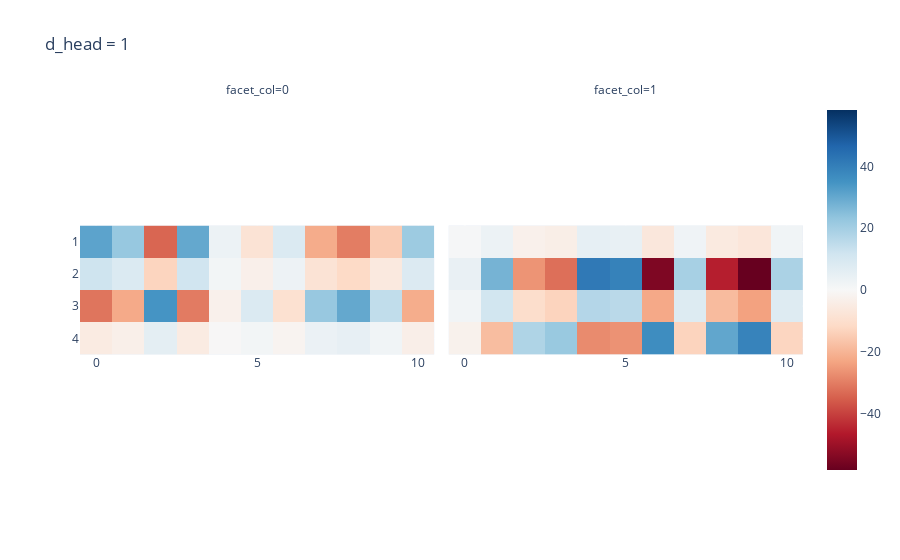
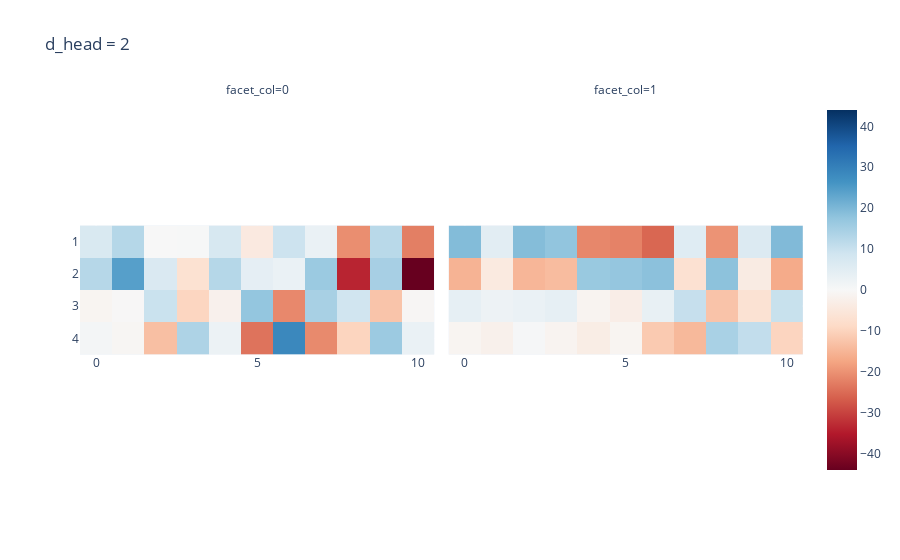
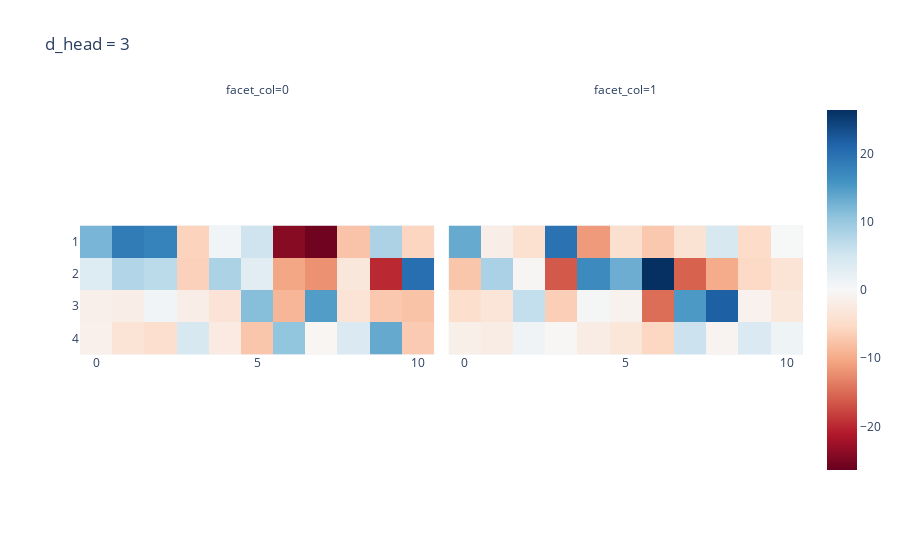
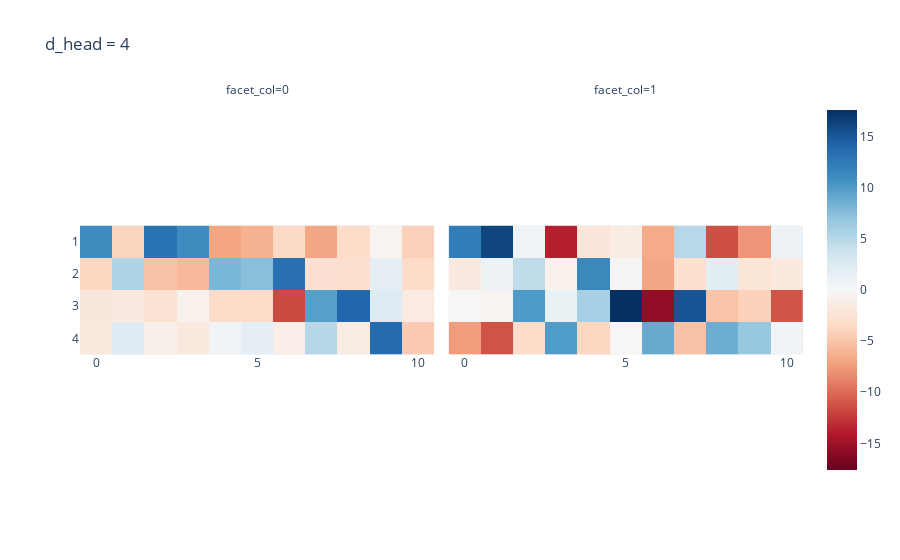

Here is the notebook cell these charts were saved with, in order:
### Code cell
for dh in [1,2,3,4,5]:
    pre_trained = models[dh]
    head_outputs = t.zeros((model_config.n_heads, model_config.n_ctx, model_config.d_vocab))

    ## getting DLA from each token to each possible continuation
    for i in range(1,5):
        seq = [i,0]
        X = t.Tensor(seq).unsqueeze(0).int()
        for head in range(model_config.n_heads):
            temp = get_head_to_resid(pre_trained, pre_trained.activation_cache, head, X)
            temp = get_head_to_logits(pre_trained, temp)
            #print(head_outputs[head, i-1].shape, temp[0,-1].shape)
            head_outputs[head, i-1,:] = temp[0,-1,:]
    
    seq = [1,2,3,4,0]
    keys = seq[:-1]
    X = t.Tensor(seq).unsqueeze(0).int()
    logits = pre_trained(X)
    scores = pre_trained.activation_cache['hook_attn_scores'][0]
    rankings = {}

    for head in range(model_config.n_heads):
        ## get scores of attention from last query pos to all other (key) positions
        rankings[head] = sorted(list(zip(range(len(keys)),keys, scores[head,-1,:-1].detach())), key = lambda x: x[-1], reverse = True)


    ## getting attention of each token per head


    print(f"Attention ranking for d_head = {dh} is {rankings}")
    imshow(head_outputs, facet_col = 0, y = [1,2,3,4], title = f"d_head = {dh}")

### Figure 1 — Plotly figure (JSON) as saved in the notebook; plotly's stock layout.template omitted (floating-point values rounded to 4 significant figures)
{"data": [{"coloraxis": "coloraxis", "hovertemplate": "x: %{x}<br>y: %{y}<br>color: %{z}<extra></extra>", "name": "0", "type": "heatmap", "xaxis": "x", "y": [1, 2, 3, 4], "yaxis": "y", "z": [[31.24, 22.32, -33.92, 30.06, 3.51, -8.373, 8.721, -21.77, -30.03, -14.91, 21.28], [12.07, 8.691, -12.92, 11.54, 1.519, -3.166, 3.209, -8.328, -11.6, -5.855, 8.138], [-31.33, -22.17, 34.63, -30.39, -2.989, 8.623, -9.271, 22.11, 30.12, 14.65, -21.61], [-5.048, -3.483, 5.84, -5.0, -0.2594, 1.485, -1.715, 3.681, 4.857, 2.232, -3.598]]}, {"coloraxis": "coloraxis", "hovertemplate": "x: %{x}<br>y: %{y}<br>color: %{z}<extra></extra>", "name": "1", "type": "heatmap", "xaxis": "x2", "y": [1, 2, 3, 4], "yaxis": "y2", "z": [[0.6535, 3.437, -2.969, -3.791, 5.158, 4.701, -6.65, 2.32, -5.524, -7.082, 2.175], [4.337, 27.44, -26.13, -32.34, 41.56, 39.27, -54.67, 19.43, -45.64, -58.25, 18.62], [1.856, 11.28, -10.53, -13.11, 17.04, 15.99, -22.33, 7.907, -18.62, -23.79, 7.545], [-2.663, -18.18, 17.89, 21.92, -27.62, -26.43, 36.59, -13.09, 30.6, 38.99, -12.63]]}], "layout": {"annotations": [{"font": {}, "showarrow": false, "text": "facet_col=0", "x": 0.245, "xanchor": "center", "xref": "paper", "y": 1, "yanchor": "bottom", "yref": "paper"}, {"font": {}, "showarrow": false, "text": "facet_col=1", "x": 0.755, "xanchor": "center", "xref": "paper", "y": 1, "yanchor": "bottom", "yref": "paper"}], "coloraxis": {"cmid": 0, "colorscale": [[0, "rgb(103,0,31)"], [0.1, "rgb(178,24,43)"], [0.2, "rgb(214,96,77)"], [0.3, "rgb(244,165,130)"], [0.4, "rgb(253,219,199)"], [0.5, "rgb(247,247,247)"], [0.6, "rgb(209,229,240)"], [0.7, "rgb(146,197,222)"], [0.8, "rgb(67,147,195)"], [0.9, "rgb(33,102,172)"], [1, "rgb(5,48,97)"]]}, "title": {"text": "d_head = 1"}, "xaxis": {"anchor": "y", "constrain": "domain", "domain": [0, 0.49], "scaleanchor": "y"}, "xaxis2": {"anchor": "y2", "domain": [0.51, 1], "matches": "x"}, "yaxis": {"anchor": "x", "autorange": "reversed", "constrain": "domain", "domain": [0, 1]}, "yaxis2": {"anchor": "x2", "domain": [0, 1], "matches": "y", "showticklabels": false}}}

### Figure 2 — Plotly figure (JSON) as saved in the notebook; plotly's stock layout.template omitted (floating-point values rounded to 4 significant figures)
{"data": [{"coloraxis": "coloraxis", "hovertemplate": "x: %{x}<br>y: %{y}<br>color: %{z}<extra></extra>", "name": "0", "type": "heatmap", "xaxis": "x", "y": [1, 2, 3, 4], "yaxis": "y", "z": [[6.985, 12.67, -0.05401, 0.1869, 7.443, -4.249, 9.294, 2.907, -20.52, 12.2, -22.51], [12.62, 24.25, 6.695, -6.718, 12.76, 4.268, 2.93, 16.35, -33.73, 14.72, -44.01], [-1.02, -0.2405, 9.76, -9.581, -2.098, 17.3, -21.27, 14.54, 8.696, -12.56, -0.6141], [1.014, -0.719, -13.35, 13.71, 2.451, -23.94, 28.59, -21.08, -9.845, 16.25, 2.99]]}, {"coloraxis": "coloraxis", "hovertemplate": "x: %{x}<br>y: %{y}<br>color: %{z}<extra></extra>", "name": "1", "type": "heatmap", "xaxis": "x2", "y": [1, 2, 3, 4], "yaxis": "y2", "z": [[19.23, 4.835, 19.08, 17.64, -21.45, -22.02, -25.56, 5.564, -19.83, 6.311, 19.52], [-15.27, -4.163, -14.84, -13.91, 16.59, 17.22, 18.31, -6.795, 18.19, -3.646, -16.62], [4.007, 2.258, 3.0, 3.93, -1.29, -3.013, 3.422, 10.34, -12.64, -6.577, 10.03], [-1.087, -2.184, 0.4864, -1.196, -3.225, -1.014, -11.63, -14.35, 14.4, 10.95, -9.74]]}], "layout": {"annotations": [{"font": {}, "showarrow": false, "text": "facet_col=0", "x": 0.245, "xanchor": "center", "xref": "paper", "y": 1, "yanchor": "bottom", "yref": "paper"}, {"font": {}, "showarrow": false, "text": "facet_col=1", "x": 0.755, "xanchor": "center", "xref": "paper", "y": 1, "yanchor": "bottom", "yref": "paper"}], "coloraxis": {"cmid": 0, "colorscale": [[0, "rgb(103,0,31)"], [0.1, "rgb(178,24,43)"], [0.2, "rgb(214,96,77)"], [0.3, "rgb(244,165,130)"], [0.4, "rgb(253,219,199)"], [0.5, "rgb(247,247,247)"], [0.6, "rgb(209,229,240)"], [0.7, "rgb(146,197,222)"], [0.8, "rgb(67,147,195)"], [0.9, "rgb(33,102,172)"], [1, "rgb(5,48,97)"]]}, "title": {"text": "d_head = 2"}, "xaxis": {"anchor": "y", "constrain": "domain", "domain": [0, 0.49], "scaleanchor": "y"}, "xaxis2": {"anchor": "y2", "domain": [0.51, 1], "matches": "x"}, "yaxis": {"anchor": "x", "autorange": "reversed", "constrain": "domain", "domain": [0, 1]}, "yaxis2": {"anchor": "x2", "domain": [0, 1], "matches": "y", "showticklabels": false}}}

### Figure 3 — Plotly figure (JSON) as saved in the notebook; plotly's stock layout.template omitted (floating-point values rounded to 4 significant figures)
{"data": [{"coloraxis": "coloraxis", "hovertemplate": "x: %{x}<br>y: %{y}<br>color: %{z}<extra></extra>", "name": "0", "type": "heatmap", "xaxis": "x", "y": [1, 2, 3, 4], "yaxis": "y", "z": [[12.21, 18.57, 17.85, -6.007, 0.7737, 5.46, -24.06, -25.76, -7.582, 8.327, -5.789], [3.63, 7.912, 7.136, -6.209, 8.449, 3.043, -10.39, -12.04, -3.056, -19.96, 19.99], [-1.468, -1.755, 0.9686, -1.774, -3.501, 11.28, -8.908, 14.8, -3.621, -7.087, -7.635], [-1.329, -3.585, -4.487, 4.433, -2.39, -7.453, 10.57, -0.4555, 3.961, 13.49, -6.874]]}, {"coloraxis": "coloraxis", "hovertemplate": "x: %{x}<br>y: %{y}<br>color: %{z}<extra></extra>", "name": "1", "type": "heatmap", "xaxis": "x2", "y": [1, 2, 3, 4], "yaxis": "y2", "z": [[13.44, -1.759, -4.18, 19.72, -11.37, -4.421, -7.133, -3.824, 4.436, -4.942, 0.09494], [-7.403, 8.54, -0.2989, -16.24, 16.86, 13.1, 26.37, -15.68, -9.873, -5.362, -3.759], [-4.599, -3.348, 6.473, -6.467, 0.3797, -0.8543, -14.72, 15.15, 21.66, -1.084, -2.863], [-1.489, -2.027, 1.068, -0.2475, -2.082, -3.184, -5.692, 5.657, -0.7197, 3.883, 1.305]]}], "layout": {"annotations": [{"font": {}, "showarrow": false, "text": "facet_col=0", "x": 0.245, "xanchor": "center", "xref": "paper", "y": 1, "yanchor": "bottom", "yref": "paper"}, {"font": {}, "showarrow": false, "text": "facet_col=1", "x": 0.755, "xanchor": "center", "xref": "paper", "y": 1, "yanchor": "bottom", "yref": "paper"}], "coloraxis": {"cmid": 0, "colorscale": [[0, "rgb(103,0,31)"], [0.1, "rgb(178,24,43)"], [0.2, "rgb(214,96,77)"], [0.3, "rgb(244,165,130)"], [0.4, "rgb(253,219,199)"], [0.5, "rgb(247,247,247)"], [0.6, "rgb(209,229,240)"], [0.7, "rgb(146,197,222)"], [0.8, "rgb(67,147,195)"], [0.9, "rgb(33,102,172)"], [1, "rgb(5,48,97)"]]}, "title": {"text": "d_head = 3"}, "xaxis": {"anchor": "y", "constrain": "domain", "domain": [0, 0.49], "scaleanchor": "y"}, "xaxis2": {"anchor": "y2", "domain": [0.51, 1], "matches": "x"}, "yaxis": {"anchor": "x", "autorange": "reversed", "constrain": "domain", "domain": [0, 1]}, "yaxis2": {"anchor": "x2", "domain": [0, 1], "matches": "y", "showticklabels": false}}}

### Figure 4 — Plotly figure (JSON) as saved in the notebook; plotly's stock layout.template omitted (floating-point values rounded to 4 significant figures)
{"data": [{"coloraxis": "coloraxis", "hovertemplate": "x: %{x}<br>y: %{y}<br>color: %{z}<extra></extra>", "name": "0", "type": "heatmap", "xaxis": "x", "y": [1, 2, 3, 4], "yaxis": "y", "z": [[11.11, -3.882, 13.03, 11.15, -6.987, -6.26, -3.595, -6.931, -3.268, -0.4745, -4.201], [-3.862, 5.441, -5.213, -5.753, 8.059, 7.438, 13.23, -2.741, -3.025, 1.684, -3.401], [-1.996, -1.721, -2.631, -0.7785, -3.402, -3.459, -11.66, 9.743, 13.97, 2.356, -1.506], [-1.841, 2.324, -1.027, -1.857, 0.6327, 1.737, -1.116, 5.084, -1.388, 13.63, -4.584]]}, {"coloraxis": "coloraxis", "hovertemplate": "x: %{x}<br>y: %{y}<br>color: %{z}<extra></extra>", "name": "1", "type": "heatmap", "xaxis": "x2", "y": [1, 2, 3, 4], "yaxis": "y2", "z": [[12.34, 16.17, 0.7469, -13.72, -2.224, -1.444, -6.624, 4.943, -11.37, -7.794, 1.066], [-1.723, 0.9036, 4.463, -0.8172, 11.42, -0.2479, -6.886, -2.768, 2.032, -2.325, -1.778], [-0.131, -0.5451, 10.03, 1.169, 5.793, 17.61, -15.58, 15.23, -5.109, -4.096, -11.11], [-7.443, -11.21, -3.343, 9.964, -3.806, -0.1466, 8.966, -5.143, 8.717, 6.689, 0.6662]]}], "layout": {"annotations": [{"font": {}, "showarrow": false, "text": "facet_col=0", "x": 0.245, "xanchor": "center", "xref": "paper", "y": 1, "yanchor": "bottom", "yref": "paper"}, {"font": {}, "showarrow": false, "text": "facet_col=1", "x": 0.755, "xanchor": "center", "xref": "paper", "y": 1, "yanchor": "bottom", "yref": "paper"}], "coloraxis": {"cmid": 0, "colorscale": [[0, "rgb(103,0,31)"], [0.1, "rgb(178,24,43)"], [0.2, "rgb(214,96,77)"], [0.3, "rgb(244,165,130)"], [0.4, "rgb(253,219,199)"], [0.5, "rgb(247,247,247)"], [0.6, "rgb(209,229,240)"], [0.7, "rgb(146,197,222)"], [0.8, "rgb(67,147,195)"], [0.9, "rgb(33,102,172)"], [1, "rgb(5,48,97)"]]}, "title": {"text": "d_head = 4"}, "xaxis": {"anchor": "y", "constrain": "domain", "domain": [0, 0.49], "scaleanchor": "y"}, "xaxis2": {"anchor": "y2", "domain": [0.51, 1], "matches": "x"}, "yaxis": {"anchor": "x", "autorange": "reversed", "constrain": "domain", "domain": [0, 1]}, "yaxis2": {"anchor": "x2", "domain": [0, 1], "matches": "y", "showticklabels": false}}}
